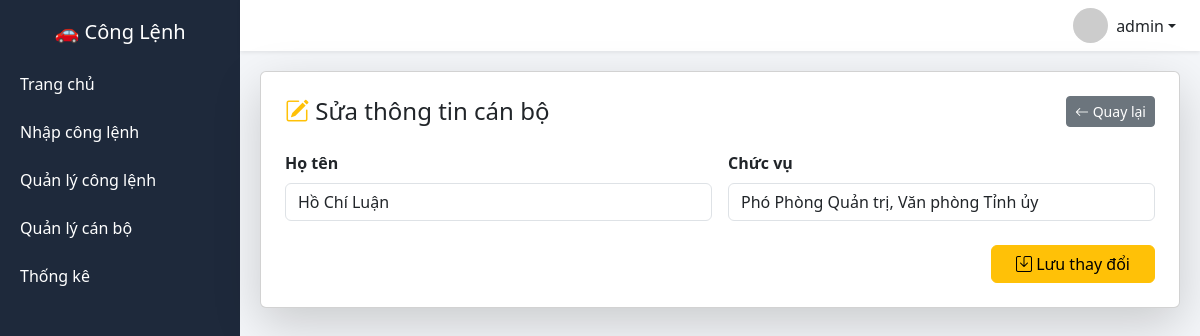
The app's page /sua_nguoidicongtac/12 (signed in), older data.
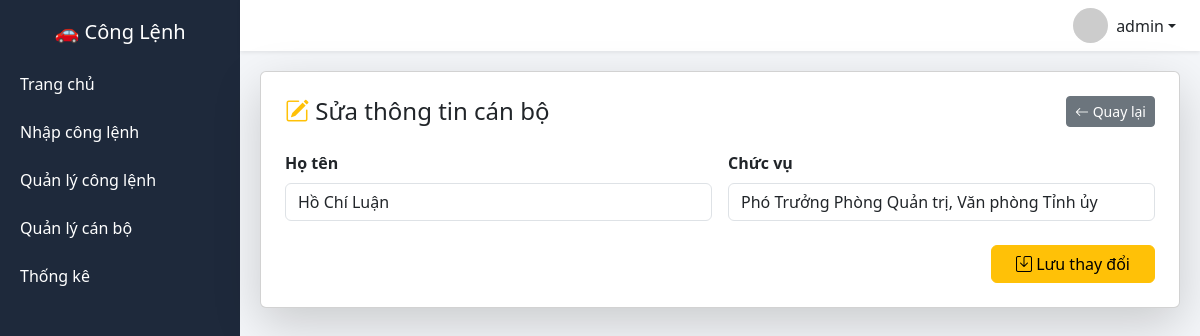
The same page, newer data.
### tables this page shows
CREATE TABLE nguoidicongtac(
        id INTEGER PRIMARY KEY AUTOINCREMENT,
        ho_ten TEXT,
        chuc_vu TEXT
    );

### app.py (the view, shortened to what this page needs)
@app.route("/sua_nguoidicongtac/<int:id>", methods=["GET","POST"])
def sua_nguoidicongtac(id):
    if not login_required():
        return redirect("/login")
    if not check_role(["admin", "user"]):
        return "Không có quyền!"
    conn = sqlite3.connect(DB)
    conn.row_factory = sqlite3.Row
    c = conn.cursor()
    c.execute("SELECT * FROM nguoidicongtac WHERE id=?", (id,))
    row = c.fetchone()
    conn.close()
    if not row:
        return "Không tìm thấy cán bộ!"
    return render_template("sua_nguoidicongtac.html", row=row)

### app.py (called while the page is built)
def login_required():
    return "user" in session

def check_role(roles):
    return session.get("role") in roles

@app.before_request
def require_login():
    allowed_routes = [
        "login",
        "static",
        "api_nguoidicongtac",
        "api_nguoiky"
    ]
    if request.endpoint is None:
        return
    if request.endpoint not in allowed_routes and "user" not in session:
        return redirect("/login")

### templates/sua_nguoidicongtac.html
{% extends "layout.html" %}
{% block content %}
<div class="card shadow-lg p-4 card-dashboard">
    <div class="d-flex justify-content-between align-items-center mb-4">
        <h4 class="mb-0">
            <i class="bi bi-pencil-square text-warning"></i>
            Sửa thông tin cán bộ
        </h4>
        <a href="/quanly_nguoidicongtac" class="btn btn-secondary btn-sm">
            <i class="bi bi-arrow-left"></i> Quay lại
        </a>
    </div>
    <form method="post" class="row g-3">
        <div class="col-md-6">
            <label class="form-label fw-semibold">
                Họ tên
            </label>
            <input type="text"
                   name="ho_ten"
                   value="{{ row.ho_ten }}"
                   class="form-control"
                   required>
        </div>
        <div class="col-md-6">
            <label class="form-label fw-semibold">
                Chức vụ
            </label>
            <input type="text"
                   name="chuc_vu"
                   value="{{ row.chuc_vu }}"
                   class="form-control"
                   required>
        </div>
        <div class="col-12 text-end mt-4">
            <button type="submit"
                    class="btn btn-warning px-4">
                <i class="bi bi-save"></i> Lưu thay đổi
            </button>
        </div>
    </form>
</div>
{% endblock %}

Row changes from the older to the newer data that the page shows:
changed nguoidicongtac "Hồ Chí Luận": chuc_vu "Phó Phòng Quản trị, Văn phòng Tỉnh ủy" → "Phó Trưởng Phòng Quản trị, Văn phòng Tỉnh ủy"
